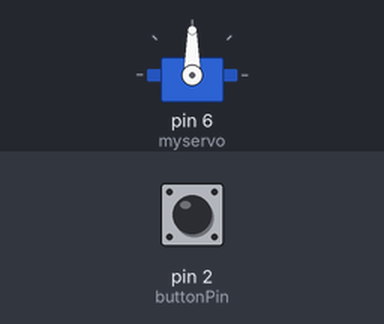
A sketch run on a simulated Arduino Uno, built with avr-gcc and run on an emulated ATmega328P. On the bench: servo. The inputs (shaded band) are chosen by the test bench; at power-on: pin 2 (buttonPin) HIGH. What the sketch prints to the serial monitor is not drawn.

Above: at 1.2 s.
1.3 s: pin 2 (buttonPin) pulled LOW for 0.15 s
At 2.5 s:
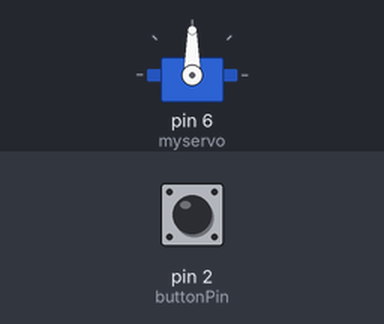
Timing chart, 0 to 4.3 s (numbered marks = the images above; inputs shaded):
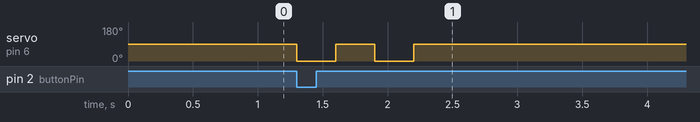

Measured:
- after the input at 1.3 s, servo on pin 6 (myservo): alternates 90° for 0.30 s and 0° for 0.30 s, 4 changes in all, then stays 90°, starting at once

The sketch:

Button_servo_collabo.ino
```cpp
#include <Servo.h>

Servo myservo;

const int buttonPin = 2; // 버튼 핀
int lastButtonState = LOW;
bool isRunning = false;
int count = 0;

void setup() {
  Serial.begin(9600);
  myservo.attach(6);  // ✅ 서보모터 6번 핀에 연결
  pinMode(buttonPin, INPUT_PULLUP);  // 풀업저항 사용 (안 누르면 HIGH)
}

void loop() {
  int currentState = digitalRead(buttonPin);

  // 버튼이 눌렸을 때 (HIGH → LOW)
  if (lastButtonState == HIGH && currentState == LOW) {
    isRunning = true;
    count = 0;
  }
  lastButtonState = currentState;

  // 서보 2회 동작
  if (isRunning && count < 2) {
    myservo.write(0);   // 0도
    delay(300);
    myservo.write(90);  // 90도
    delay(300);
    count++;
  }

  // 2회 끝나면 시리얼 전송 후 멈춤
  if (isRunning && count >= 2) {
    Serial.println("MOVE");  // 시리얼 통신으로 신호 전송
    isRunning = false;
    delay(1000);  // 약간의 대기 시간
  }
}
```
